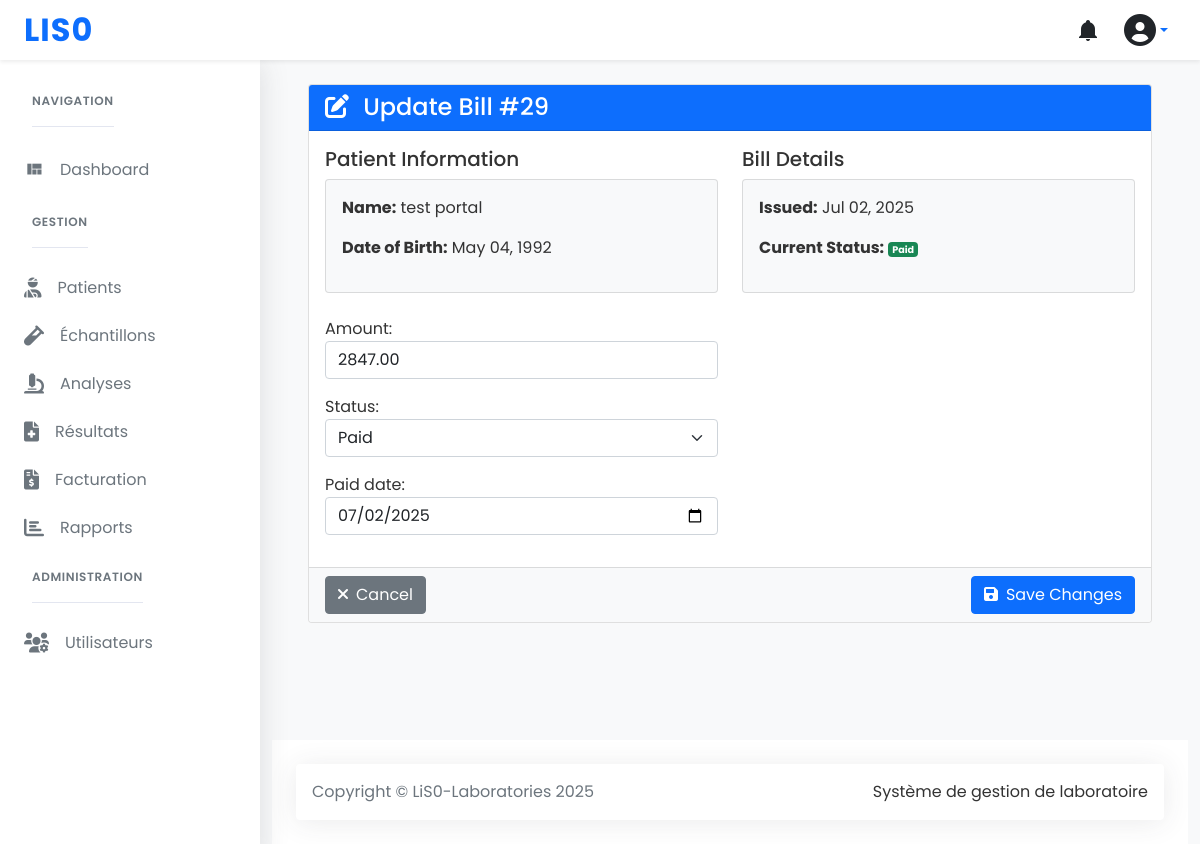
The page /billing/bill/29/update/ (signed in) on the database its author committed.
### billing/models.py (models this page shows, shortened)
class Bill(models.Model):
    STATUS_CHOICES = [
        ('pending', 'Pending Payment'),
        ('paid', 'Paid'),
        ('cancelled', 'Cancelled'),
    ]
    history = AuditlogHistoryField()
    patient = models.ForeignKey(
        Patient,
        on_delete=models.CASCADE,
        related_name='bills'
    )
    amount = models.DecimalField(max_digits=10, decimal_places=2)
    tax_amount = models.DecimalField(max_digits=10, decimal_places=2, default=0.00)
    discount = models.DecimalField(max_digits=10, decimal_places=2, default=0.00)
    issued_date = models.DateTimeField(default=timezone.now)
    due_date = models.DateTimeField(null=True, blank=True)
    paid_date = models.DateTimeField(null=True, blank=True)
    status = models.CharField(
        max_length=20,
        choices=STATUS_CHOICES,
        default='pending'
    )
    pdf_file = models.FileField(upload_to='bills/pdfs/', null=True, blank=True)
    qr_code = models.ImageField(upload_to='bills/qr_codes/', null=True, blank=True)
    notes = models.TextField(blank=True)
    created_at = models.DateTimeField(auto_now_add=True)
    updated_at = models.DateTimeField(auto_now=True)
    class Meta:
        ordering = ['-issued_date']
        indexes = [
            models.Index(fields=['status']),
            models.Index(fields=['issued_date']),
            models.Index(fields=['patient']),
        ]

### patients/models.py (models this page shows, shortened)
class Patient(models.Model):
    GENDER_CHOICES = [
        ('M', 'Male'),
        ('F', 'Female'),
        ('O', 'Other'),
    ]
    first_name = models.CharField(max_length=100)
    last_name = models.CharField(max_length=100)
    date_of_birth = models.DateField()
    gender = models.CharField(max_length=1, choices=GENDER_CHOICES)
    phone_number = models.CharField(max_length=17)
    email = models.EmailField(blank=True)
    address = models.TextField(blank=True)
    medical_history = models.TextField(blank=True)
    qr_code = models.ImageField(upload_to='patient_qr_codes/', blank=True)
    qr_token = models.CharField(max_length=64, blank=True)
    qr_token_expires = models.DateTimeField(null=True, blank=True)
    created_at = models.DateTimeField(auto_now_add=True)
    updated_at = models.DateTimeField(auto_now=True)
    @property
    def full_name(self):
        return f"{self.first_name} {self.last_name}"
    class Meta:
        ordering = ['-created_at']
        verbose_name = 'Patient'
        verbose_name_plural = 'Patients'

### billing/views.py (the view, shortened to what this page needs)
# urls.py: path('bill/<int:pk>/update/', BillUpdateView.as_view(), name='bill_update'),
class BillUpdateView(LoginRequiredMixin, UserPassesTestMixin, UpdateView):
    model = Bill
    form_class = BillUpdateForm
    template_name = 'billing/bill_form.html'
    def test_func(self):
        return self.request.user.is_staff

### billing/forms.py
class BillUpdateForm(forms.ModelForm):
    class Meta:
        model = Bill
        fields = ['amount', 'status', 'paid_date']
        widgets = {
            'amount': forms.NumberInput(attrs={'class': 'form-control'}),
            'status': forms.Select(attrs={'class': 'form-select'}),
            'paid_date': forms.DateInput(
                attrs={
                    'class': 'form-control',
                    'type': 'date'
                },
                format='%Y-%m-%d'
            ),
        }

### billing/templates/billing/bill_form.html (shortened to what this page needs)
{% extends "base.html" %}
{% load static %}
{% block content %}
<div class="container">
    <div class="card">
        <div class="card-header bg-primary text-white">
            <h4 class="mb-0">
                <i class="fas fa-edit me-2"></i>
                Update Bill #{{ object.id }}
            </h4>
        </div>
        <form method="post">
            <div class="card-body">
                <div class="row mb-4">
                    <div class="col-md-6">
                        <h5>Patient Information</h5>
                        <div class="card bg-light">
                            <div class="card-body">
                                <p><strong>Name:</strong> {{ object.patient.full_name }}</p>
                                <p><strong>Date of Birth:</strong> {{ object.patient.date_of_birth|date:"M d, Y" }}</p>
                            </div>
                        </div>
                    </div>
                    <div class="col-md-6">
                        <h5>Bill Details</h5>
                        <div class="card bg-light">
                            <div class="card-body">
                                <p><strong>Issued:</strong> {{ object.issued_date|date:"M d, Y" }}</p>
                                <p><strong>Current Status:</strong>
                                    <span class="badge bg-{% if object.status == 'paid' %}success{% elif object.status == 'cancelled' %}secondary{% else %}warning{% endif %}">
                                        {{ object.get_status_display }}
                                    </span>
                                </p>
                            </div>
                        </div>
                    </div>
                </div>
                <div class="row">
                    <div class="col-md-6">
                        {{ form.as_p }}
                    </div>
                </div>
            </div>
            <div class="card-footer bg-light">
                <div class="d-flex justify-content-between">
                    <a href="{% url 'billing:bill_list' %}" class="btn btn-secondary">
                        <i class="fas fa-times me-2"></i>Cancel
                    </a>
                    <button type="submit" class="btn btn-primary">
                        <i class="fas fa-save me-2"></i>Save Changes
                    </button>
                </div>
            </div>
        </form>
    </div>
</div>
{% endblock %}

### static/css/spica-styles.css (style rules this page uses)
body { font-family: 'Poppins', sans-serif; background-color: #f8f9fa; color: #333; }
.badge { font-size: 0.6rem; padding: 0.25em 0.4em; }

### rows shown on the page
Bill: id "29", patient.full_name "test portal", patient.date_of_birth "May 04, 1992", issued_date "Jul 02, 2025", status "Paid", amount "2847.00", paid_date "07/02/2025"
